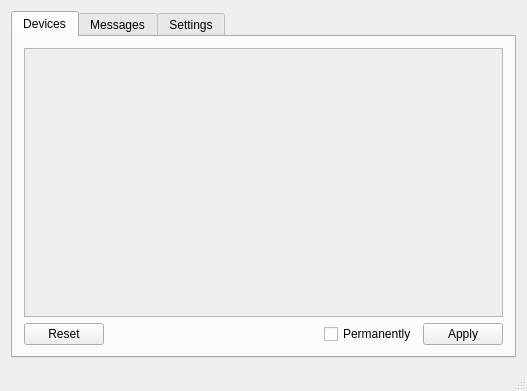
<?xml version="1.0" encoding="UTF-8"?>
<ui version="4.0">
 <class>MainWindow</class>
 <widget class="QMainWindow" name="MainWindow">
  <property name="geometry">
   <rect>
    <x>0</x>
    <y>0</y>
    <width>527</width>
    <height>391</height>
   </rect>
  </property>
  <property name="windowTitle">
   <string>MainWindow</string>
  </property>
  <widget class="QWidget" name="centralWidget">
   <layout class="QGridLayout" name="gridLayout">
    <item row="0" column="0">
     <widget class="QTabWidget" name="tabWidget">
      <property name="currentIndex">
       <number>0</number>
      </property>
      <widget class="QWidget" name="device_tab">
       <property name="enabled">
        <bool>true</bool>
       </property>
       <attribute name="title">
        <string>Devices</string>
       </attribute>
       <layout class="QGridLayout" name="gridLayout_2">
        <item row="1" column="0">
         <widget class="QPushButton" name="reset_button">
          <property name="text">
           <string>Reset</string>
          </property>
         </widget>
        </item>
        <item row="1" column="1">
         <spacer name="horizontalSpacer">
          <property name="orientation">
           <enum>Qt::Horizontal</enum>
          </property>
          <property name="sizeHint" stdset="0">
           <size>
            <width>40</width>
            <height>20</height>
           </size>
          </property>
         </spacer>
        </item>
        <item row="1" column="3">
         <widget class="QPushButton" name="apply_button">
          <property name="enabled">
           <bool>true</bool>
          </property>
          <property name="text">
           <string>Apply</string>
          </property>
          <property name="checkable">
           <bool>false</bool>
          </property>
         </widget>
        </item>
        <item row="0" column="0" colspan="4">
         <widget class="QTreeView" name="device_view">
          <property name="enabled">
           <bool>false</bool>
          </property>
          <property name="font">
           <font>
            <family>DejaVu Sans Mono</family>
           </font>
          </property>
          <property name="styleSheet">
           <string notr="true"/>
          </property>
          <property name="frameShape">
           <enum>QFrame::StyledPanel</enum>
          </property>
          <property name="frameShadow">
           <enum>QFrame::Plain</enum>
          </property>
          <property name="editTriggers">
           <set>QAbstractItemView::CurrentChanged|QAbstractItemView::EditKeyPressed|QAbstractItemView::SelectedClicked</set>
          </property>
          <property name="alternatingRowColors">
           <bool>true</bool>
          </property>
          <property name="selectionBehavior">
           <enum>QAbstractItemView::SelectRows</enum>
          </property>
          <property name="textElideMode">
           <enum>Qt::ElideMiddle</enum>
          </property>
          <property name="indentation">
           <number>20</number>
          </property>
          <property name="rootIsDecorated">
           <bool>true</bool>
          </property>
          <property name="uniformRowHeights">
           <bool>true</bool>
          </property>
          <property name="sortingEnabled">
           <bool>false</bool>
          </property>
          <attribute name="headerShowSortIndicator" stdset="0">
           <bool>false</bool>
          </attribute>
          <attribute name="headerStretchLastSection">
           <bool>true</bool>
          </attribute>
         </widget>
        </item>
        <item row="1" column="2">
         <widget class="QCheckBox" name="permanent_checkbox">
          <property name="text">
           <string>Permanently</string>
          </property>
         </widget>
        </item>
       </layout>
      </widget>
      <widget class="QWidget" name="message_tab">
       <attribute name="title">
        <string>Messages</string>
       </attribute>
       <layout class="QGridLayout" name="gridLayout_3">
        <item row="0" column="0">
         <widget class="QTextBrowser" name="messages_text">
          <property name="font">
           <font>
            <family>Monospace</family>
            <pointsize>8</pointsize>
           </font>
          </property>
         </widget>
        </item>
       </layout>
      </widget>
      <widget class="QWidget" name="settings_tab">
       <attribute name="title">
        <string>Settings</string>
       </attribute>
       <layout class="QGridLayout" name="gridLayout_4">
        <item row="0" column="0" colspan="2">
         <widget class="QToolBox" name="toolBox">
          <property name="currentIndex">
           <number>1</number>
          </property>
          <widget class="QWidget" name="page">
           <property name="geometry">
            <rect>
             <x>0</x>
             <y>0</y>
             <width>198</width>
             <height>126</height>
            </rect>
           </property>
           <attribute name="label">
            <string>Notifications</string>
           </attribute>
           <layout class="QGridLayout" name="gridLayout_6">
            <item row="1" column="0">
             <widget class="QCheckBox" name="notify_allowed">
              <property name="text">
               <string>Allowed</string>
              </property>
             </widget>
            </item>
            <item row="0" column="2">
             <widget class="QCheckBox" name="notify_removed">
              <property name="text">
               <string>Removed</string>
              </property>
             </widget>
            </item>
            <item row="2" column="0">
             <widget class="QCheckBox" name="notify_rejected">
              <property name="text">
               <string>Rejected</string>
              </property>
              <property name="checked">
               <bool>true</bool>
              </property>
             </widget>
            </item>
            <item row="0" column="0">
             <widget class="QCheckBox" name="notify_inserted">
              <property name="text">
               <string>Inserted</string>
              </property>
              <property name="checked">
               <bool>true</bool>
              </property>
             </widget>
            </item>
            <item row="4" column="0">
             <spacer name="verticalSpacer_2">
              <property name="orientation">
               <enum>Qt::Vertical</enum>
              </property>
              <property name="sizeHint" stdset="0">
               <size>
                <width>20</width>
                <height>40</height>
               </size>
              </property>
             </spacer>
            </item>
            <item row="1" column="2">
             <widget class="QCheckBox" name="notify_blocked">
              <property name="text">
               <string>Blocked</string>
              </property>
              <property name="checked">
               <bool>true</bool>
              </property>
             </widget>
            </item>
            <item row="3" column="0">
             <widget class="QCheckBox" name="notify_backend">
              <property name="text">
               <string>Backend status</string>
              </property>
             </widget>
            </item>
            <item row="2" column="2">
             <widget class="QCheckBox" name="notify_present">
              <property name="text">
               <string>Present</string>
              </property>
             </widget>
            </item>
           </layout>
          </widget>
          <widget class="QWidget" name="page_2">
           <property name="geometry">
            <rect>
             <x>0</x>
             <y>0</y>
             <width>487</width>
             <height>246</height>
            </rect>
           </property>
           <attribute name="label">
            <string>Device Dialog</string>
           </attribute>
           <layout class="QGridLayout" name="gridLayout_5">
            <item row="4" column="0" colspan="3">
             <widget class="QCheckBox" name="decision_permanent_checkbox">
              <property name="text">
               <string>Decision is permanent by default</string>
              </property>
             </widget>
            </item>
            <item row="5" column="0" colspan="3">
             <widget class="QCheckBox" name="show_reject_button_checkbox">
              <property name="toolTip">
               <string>&lt;html&gt;&lt;head/&gt;&lt;body&gt;&lt;p&gt;Reject causes the device to be logically removed from the operating system. The device might still get power from the from the bus, however, it has to be reinserted for it to get visible for the operating system again.&lt;/p&gt;&lt;/body&gt;&lt;/html&gt;</string>
              </property>
              <property name="text">
               <string>Show the Reject button</string>
              </property>
             </widget>
            </item>
            <item row="8" column="0">
             <spacer name="verticalSpacer">
              <property name="orientation">
               <enum>Qt::Vertical</enum>
              </property>
              <property name="sizeHint" stdset="0">
               <size>
                <width>20</width>
                <height>40</height>
               </size>
              </property>
             </spacer>
            </item>
            <item row="1" column="0">
             <widget class="QLabel" name="label_2">
              <property name="text">
               <string>Default decision timeout (seconds)</string>
              </property>
             </widget>
            </item>
            <item row="3" column="0">
             <widget class="QLabel" name="label_3">
              <property name="text">
               <string>Decision method</string>
              </property>
             </widget>
            </item>
            <item row="0" column="0">
             <widget class="QLabel" name="label">
              <property name="text">
               <string>Default decision</string>
              </property>
             </widget>
            </item>
            <item row="0" column="2">
             <widget class="QComboBox" name="default_decision_combobox">
              <item>
               <property name="text">
                <string>allow</string>
               </property>
              </item>
              <item>
               <property name="text">
                <string>block</string>
               </property>
              </item>
              <item>
               <property name="text">
                <string>reject</string>
               </property>
              </item>
             </widget>
            </item>
            <item row="1" column="2">
             <widget class="QSpinBox" name="decision_timeout">
              <property name="suffix">
               <string/>
              </property>
              <property name="maximum">
               <number>3600</number>
              </property>
              <property name="value">
               <number>23</number>
              </property>
             </widget>
            </item>
            <item row="3" column="2">
             <widget class="QComboBox" name="decision_method_combobox">
              <item>
               <property name="text">
                <string>Buttons</string>
               </property>
              </item>
             </widget>
            </item>
            <item row="6" column="0">
             <widget class="QCheckBox" name="randomize_position_checkbox">
              <property name="text">
               <string>Randomize position of the window</string>
              </property>
              <property name="checked">
               <bool>true</bool>
              </property>
             </widget>
            </item>
            <item row="7" column="0">
             <widget class="QCheckBox" name="mask_serial_checkbox">
              <property name="toolTip">
               <string>&lt;html&gt;&lt;head/&gt;&lt;body&gt;&lt;p&gt;Starting from the end, mask every 2nd character in the displayed serial number value with an asterisk symbol.&lt;/p&gt;&lt;/body&gt;&lt;/html&gt;</string>
              </property>
              <property name="text">
               <string>Mask the serial number value</string>
              </property>
              <property name="checked">
               <bool>true</bool>
              </property>
             </widget>
            </item>
           </layout>
          </widget>
         </widget>
        </item>
       </layout>
      </widget>
     </widget>
    </item>
   </layout>
  </widget>
  <widget class="QStatusBar" name="statusBar"/>
  <action name="actionQuit">
   <property name="text">
    <string>Quit</string>
   </property>
  </action>
 </widget>
 <layoutdefault spacing="6" margin="11"/>
 <resources/>
 <connections/>
</ui>
